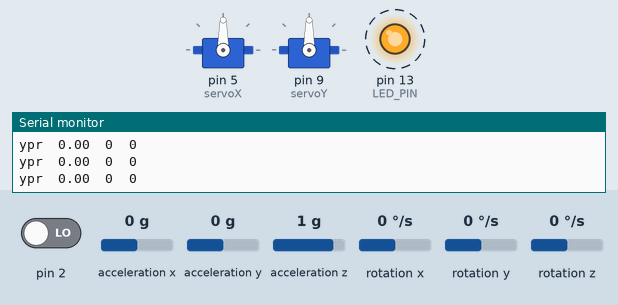
The sketch below on a simulated Arduino Uno, built with avr-gcc and run on an emulated ATmega328P. Shown: 2 × servo, output pins drawn as LEDs (lit = HIGH), the last lines printed to the serial monitor. Dashed ring = blinking. Inputs (shaded band) come from the test bench; at power-on: acceleration x 0 g, acceleration y 0 g, acceleration z 1 g, pin 2 LOW, rotation x 0 °/s, rotation y 0 °/s, rotation z 0 °/s. The sensor or clock chip raises its interrupt line as the real part does.

Above: at 1.7 s.
1.8 s: acceleration x set to -1.4 g
At 3.62 s:
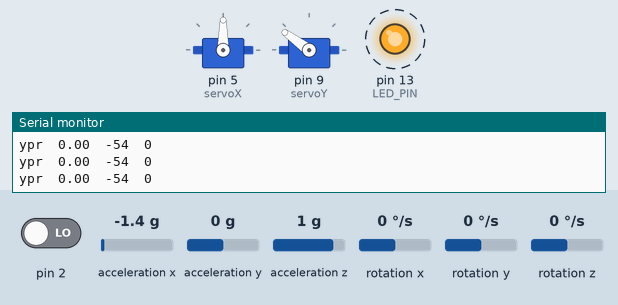
4.8 s: acceleration y set to -1.4 g
At 5.59 s:
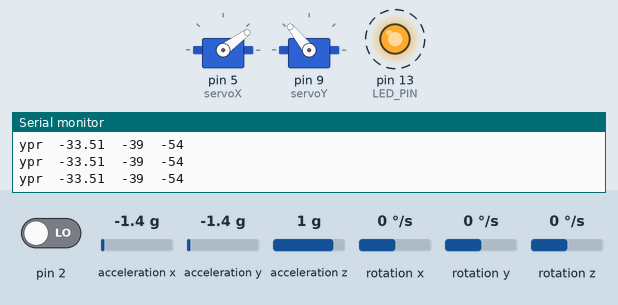
7.8 s: acceleration z set to -1.4 g
At 7.95 s:
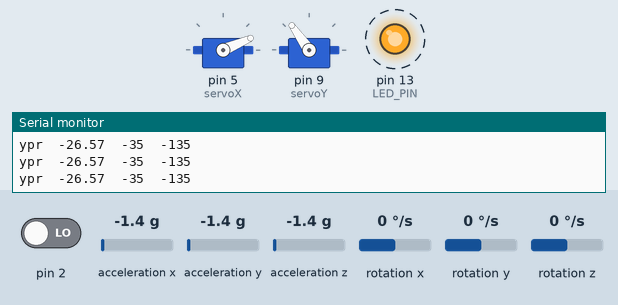
10.8 s: acceleration x set to 0 g
At 12.27 s:
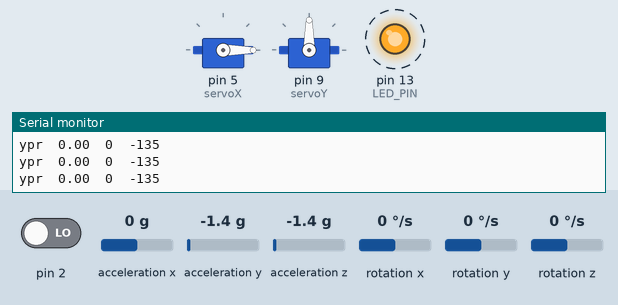
13.8 s: acceleration y set to -0.1 g
16.8 s: acceleration y set to 0.2 g
At 20.18 s:
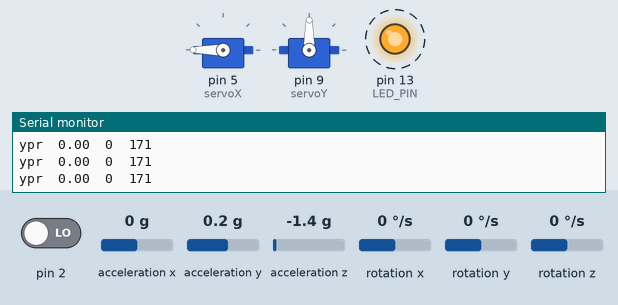
Timing chart, 0 to 20.8 s (numbered marks = the images above; inputs shaded):
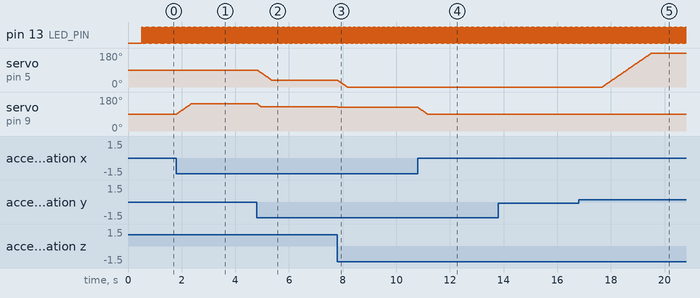

Measured:
- the behaviour switches between 0 and 0.1 g on acceleration y (found by bisection; images 4 and 5)
- after the input at 1.8 s, servo on pin 9 (servoY): moves from 90° to 144° over 0.55 s, starting at once
- after the input at 4.8 s, servo on pin 5 (servoX): moves from 90° to 36° over 0.56 s, starting at once; servo on pin 9 (servoY): 144° → 129° at once
- after the input at 7.8 s, servo on pin 5 (servoX): moves from 36° to 0° over 0.37 s, starting at once; servo on pin 9 (servoY): 129° → 125° at once
- after the input at 10.8 s, servo on pin 9 (servoY): moves from 125° to 90° over 0.35 s, starting at once
- after the input at 16.8 s, servo on pin 5 (servoX): moves from 0° to 180° over 1.8 s, starting after 0.89 s
- by itself, pin 13 (LED_PIN): alternates HIGH for 0.01 s and LOW for 0.01 s

The sketch:

servo.ino
```cpp
#include <Servo.h>

// I2Cdev and MPU6050 must be installed as libraries, or else the .cpp/.h files
// for both classes must be in the include path of your project
#include "I2Cdev.h"

#include "MPU6050_6Axis_MotionApps20.h"
//#include "MPU6050.h" // not necessary if using MotionApps include file

// Arduino Wire library is required if I2Cdev I2CDEV_ARDUINO_WIRE implementation
// is used in I2Cdev.h
#if I2CDEV_IMPLEMENTATION == I2CDEV_ARDUINO_WIRE
    #include "Wire.h"
#endif

// class default I2C address is 0x68
// specific I2C addresses may be passed as a parameter here
// AD0 low = 0x68 (default for SparkFun breakout and InvenSense evaluation board)
// AD0 high = 0x69
MPU6050 mpu;
//MPU6050 mpu(0x69); // <-- use for AD0 high

Servo servoX; // Servo B
Servo servoY; // Servo A

#define OUTPUT_READABLE_YAWPITCHROLL

#define LED_PIN 13 // (Arduino is 13, Teensy is 11, Teensy++ is 6)
bool blinkState = false;

// MPU control/status vars
bool dmpReady = false;  // set true if DMP init was successful
uint8_t mpuIntStatus;   // holds actual interrupt status byte from MPU
uint8_t devStatus;      // return status after each device operation (0 = success, !0 = error)
uint16_t packetSize;    // expected DMP packet size (default is 42 bytes)
uint16_t fifoCount;     // count of all bytes currently in FIFO
uint8_t fifoBuffer[64]; // FIFO storage buffer

// orientation/motion vars
Quaternion q;           // [w, x, y, z]         quaternion container
VectorInt16 aa;         // [x, y, z]            accel sensor measurements
VectorInt16 aaReal;     // [x, y, z]            gravity-free accel sensor measurements
VectorInt16 aaWorld;    // [x, y, z]            world-frame accel sensor measurements
VectorFloat gravity;    // [x, y, z]            gravity vector
float euler[3];         // [psi, theta, phi]    Euler angle container
float ypr[3];           // [yaw, pitch, roll]   yaw/pitch/roll container and gravity vector

// packet structure for InvenSense teapot demo
uint8_t teapotPacket[14] = { '$', 0x02, 0,0, 0,0, 0,0, 0,0, 0x00, 0x00, '\r', '\n' };

int angleX;
int angleY;

int posX = 90;
int posY = 90;

int alt = 0;

// ================================================================
// ===               INTERRUPT DETECTION ROUTINE                ===
// ================================================================

volatile bool mpuInterrupt = false;     // indicates whether MPU interrupt pin has gone high
void dmpDataReady() {
    mpuInterrupt = true;
}


// ================================================================
// ===                      INITIAL SETUP                       ===
// ================================================================

void setup() {
    // join I2C bus (I2Cdev library doesn't do this automatically)
    #if I2CDEV_IMPLEMENTATION == I2CDEV_ARDUINO_WIRE
        Wire.begin();
        TWBR = 24; // 400kHz I2C clock (200kHz if CPU is 8MHz)
    #elif I2CDEV_IMPLEMENTATION == I2CDEV_BUILTIN_FASTWIRE
        Fastwire::setup(400, true);
    #endif

    // initialize serial communication
    // (115200 chosen because it is required for Teapot Demo output, but it's
    // really up to you depending on your project)
    Serial.begin(115200);
    while (!Serial); // wait for Leonardo enumeration, others continue immediately

    // NOTE: 8MHz or slower host processors, like the Teensy @ 3.3v or Ardunio
    // Pro Mini running at 3.3v, cannot handle this baud rate reliably due to
    // the baud timing being too misaligned with processor ticks. You must use
    // 38400 or slower in these cases, or use some kind of external separate
    // crystal solution for the UART timer.

    // initialize device
    Serial.println(F("Initializing I2C devices..."));
    mpu.initialize();

    // verify connection
    Serial.println(F("Testing device connections..."));
    Serial.println(mpu.testConnection() ? F("MPU6050 connection successful") : F("MPU6050 connection failed"));

    // load and configure the DMP
    Serial.println(F("Initializing DMP..."));
    devStatus = mpu.dmpInitialize();

    // supply your own gyro offsets here, scaled for min sensitivity
    mpu.setXGyroOffset(220);
    mpu.setYGyroOffset(76);
    mpu.setZGyroOffset(-85);
    mpu.setZAccelOffset(1788); // 1688 factory default for my test chip

    // make sure it worked (returns 0 if so)
    if (devStatus == 0) {
        // turn on the DMP, now that it's ready
        Serial.println(F("Enabling DMP..."));
        mpu.setDMPEnabled(true);

        // enable Arduino interrupt detection
        Serial.println(F("Enabling interrupt detection (Arduino external interrupt 0)..."));
        attachInterrupt(0, dmpDataReady, RISING);
        mpuIntStatus = mpu.getIntStatus();

        // set our DMP Ready flag so the main loop() function knows it's okay to use it
        Serial.println(F("DMP ready! Waiting for first interrupt..."));
        dmpReady = true;

        // get expected DMP packet size for later comparison
        packetSize = mpu.dmpGetFIFOPacketSize();
    } else {
        // ERROR!
        // 1 = initial memory load failed
        // 2 = DMP configuration updates failed
        // (if it's going to break, usually the code will be 1)
        Serial.print(F("DMP Initialization failed (code "));
        Serial.print(devStatus);
        Serial.println(F(")"));
    }

    // configure LED for output
    pinMode(LED_PIN, OUTPUT);


    servoX.attach(5);
    servoY.attach(9);

    servoX.write(posX);
    servoY.write(posY);

}

// ================================================================
// ===                    MAIN PROGRAM LOOP                     ===
// ================================================================

void loop() {
    // if programming failed, don't try to do anything
    if (!dmpReady) return;

    // wait for MPU interrupt or extra packet(s) available
    // reset interrupt flag and get INT_STATUS byte
    mpuInterrupt = false;
    mpuIntStatus = mpu.getIntStatus();

    // get current FIFO count
    fifoCount = mpu.getFIFOCount();

    // check for overflow (this should never happen unless our code is too inefficient)
    if ((mpuIntStatus & 0x10) || fifoCount == 1024) {
        // reset so we can continue cleanly
        mpu.resetFIFO();
        Serial.println(F("FIFO overflow!"));

    // otherwise, check for DMP data ready interrupt (this should happen frequently)
    } else if (mpuIntStatus & 0x02) {
        // wait for correct available data length, should be a VERY short wait
        while (fifoCount < packetSize) fifoCount = mpu.getFIFOCount();

        // read a packet from FIFO
        mpu.getFIFOBytes(fifoBuffer, packetSize);

        // track FIFO count here in case there is > 1 packet available
        // (this lets us immediately read more without waiting for an interrupt)
        fifoCount -= packetSize;

        #ifdef OUTPUT_READABLE_YAWPITCHROLL
            // display Euler angles in degrees
            mpu.dmpGetQuaternion(&q, fifoBuffer);
            mpu.dmpGetGravity(&gravity, &q);
            mpu.dmpGetYawPitchRoll(ypr, &q, &gravity);
            Serial.print("ypr\t");
            Serial.print(ypr[0] * 180/M_PI);
            Serial.print("\t");
            angleY = ypr[1] * 180/M_PI;
            Serial.print(angleY);
            Serial.print("\t");
            angleX = ypr[2] * 180/M_PI;
            Serial.println(angleX);
        #endif

        // blink LED to indicate activity
        blinkState = !blinkState;
        digitalWrite(LED_PIN, blinkState);
    }

      if(posX < (angleX + 90)) {
          posX += 1;
      }
      else if(posX > (angleX + 90)) {
          posX -= 1;
      }
      if((posY - 90) * (-1) < angleY) {
          posY -= 1;
      }
      else if((posY - 90) * (-1) > angleY) {
          posY += 1;
      }
      servoX.write(posX);
      servoY.write(posY);
}

// Roll is the bottom motor, Pitch is top
```
